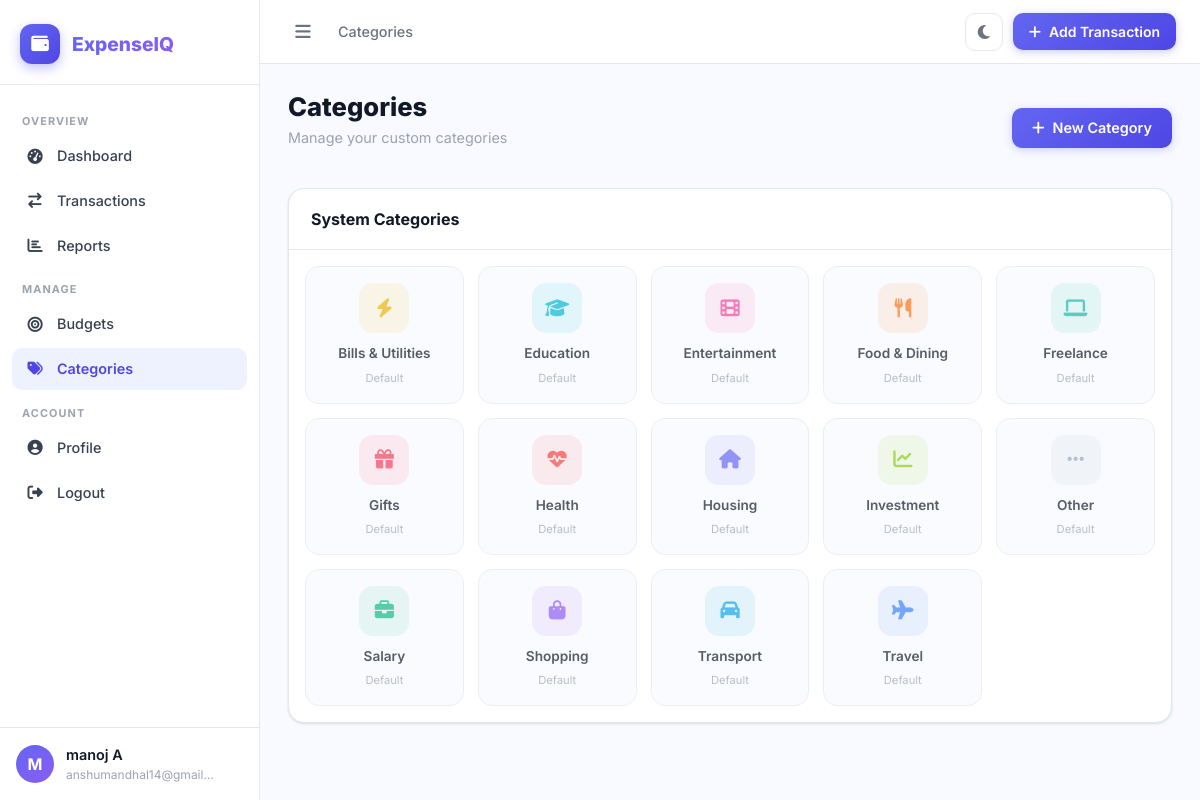
Page /expenses/categories/ (signed in) on the committed database.
### expenses/models.py (models this page shows, shortened)
class Category(models.Model):
    ICON_CHOICES = [
        ("fa-utensils", "Food & Dining"),
        ("fa-plane", "Travel"),
        ("fa-bolt", "Bills & Utilities"),
        ("fa-shopping-bag", "Shopping"),
        ("fa-heartbeat", "Health"),
        ("fa-graduation-cap", "Education"),
        ("fa-film", "Entertainment"),
        ("fa-car", "Transport"),
        ("fa-home", "Housing"),
        ("fa-briefcase", "Salary"),
        ("fa-laptop", "Freelance"),
        ("fa-gift", "Gifts"),
        ("fa-chart-line", "Investment"),
        ("fa-ellipsis-h", "Other"),
    ]
    COLOR_CHOICES = [
        ("#6366f1", "Indigo"),
        ("#f59e0b", "Amber"),
        ("#10b981", "Emerald"),
        ("#ef4444", "Red"),
        ("#3b82f6", "Blue"),
        ("#8b5cf6", "Purple"),
        ("#14b8a6", "Teal"),
        ("#f97316", "Orange"),
        ("#84cc16", "Lime"),
        ("#06b6d4", "Cyan"),
    ]
    user = models.ForeignKey(
        User, on_delete=models.CASCADE, null=True, blank=True, help_text="Null means system-wide default category"
    )
    name = models.CharField(max_length=100)
    icon = models.CharField(max_length=50, default="fa-ellipsis-h")
    color = models.CharField(max_length=20, default="#6366f1")
    class Meta:
        verbose_name_plural = "categories"
        ordering = ["name"]

### expenses/views.py (the view)
# urls.py: path("categories/", views.category_list, name="category_list"),
@login_required
def category_list(request):
    user_cats = Category.objects.filter(user=request.user)
    system_cats = Category.objects.filter(user=None)
    return render(
        request,
        "expenses/category_list.html",
        {
            "user_cats": user_cats,
            "system_cats": system_cats,
        },
    )

### templates/expenses/category_list.html (shortened to what this page needs)
{% extends 'base.html' %}
{% block breadcrumb %}Categories{% endblock %}
{% block content %}
<div class="page-header d-flex align-items-center justify-content-between flex-wrap gap-3">
    <div>
        <h1 class="page-title">Categories</h1>
        <p class="page-subtitle">Manage your custom categories</p>
    </div>
    <a href="{% url 'category_add' %}" class="btn-primary-action"><i class="fa-solid fa-plus me-2"></i>New Category</a>
</div>
<div class="content-card">
    <div class="section-header">
        <div class="section-title">System Categories</div>
    </div>
    <div class="categories-grid p-3">
        {% for cat in system_cats %}
        <div class="cat-card cat-card-system">
            <div class="cat-icon" style="background:{{ cat.color }}22; color:{{ cat.color }}">
                <i class="fa-solid {{ cat.icon }}"></i>
            </div>
            <div class="cat-name">{{ cat.name }}</div>
            <div class="cat-badge">Default</div>
        </div>
        {% endfor %}
    </div>
</div>
{% endblock %}

### templates/base.html (shortened to what this page needs)
{% load static %}
<!DOCTYPE html>
<html lang="en" data-theme="light">
<head>
  <link href="https://cdn.jsdelivr.net/npm/bootstrap@5.3.3/dist/css/bootstrap.min.css" rel="stylesheet" />
  <link rel="stylesheet" href="https://cdnjs.cloudflare.com/ajax/libs/font-awesome/6.5.0/css/all.min.css" />
  <link rel="stylesheet" href="{% static 'css/style.css' %}" />
</head>
<body>
  {% if user.is_authenticated %}
  <div class="sidebar" id="sidebar">
    <div class="sidebar-brand">
      <div class="brand-icon"><i class="fa-solid fa-wallet"></i></div>
      <span class="brand-name">ExpenseIQ</span>
    </div>
    <nav class="sidebar-nav">
      <div class="nav-section-label">OVERVIEW</div>
      <a href="{% url 'dashboard' %}"
        class="nav-item {% if request.resolver_match.url_name == 'dashboard' %}active{% endif %}">
        <i class="fa-solid fa-gauge-high"></i>
        <span>Dashboard</span>
      </a>
      <a href="{% url 'transaction_list' %}"
        class="nav-item {% if 'transaction' in request.resolver_match.url_name %}active{% endif %}">
        <i class="fa-solid fa-arrow-right-arrow-left"></i>
        <span>Transactions</span>
      </a>
      <a href="{% url 'reports' %}"
        class="nav-item {% if request.resolver_match.url_name == 'reports' %}active{% endif %}">
        <i class="fa-solid fa-chart-bar"></i>
        <span>Reports</span>
      </a>
      <div class="nav-section-label">MANAGE</div>
      <a href="{% url 'budget_list' %}"
        class="nav-item {% if 'budget' in request.resolver_match.url_name %}active{% endif %}">
        <i class="fa-solid fa-bullseye"></i>
        <span>Budgets</span>
      </a>
      <a href="{% url 'category_list' %}"
        class="nav-item {% if 'category' in request.resolver_match.url_name %}active{% endif %}">
        <i class="fa-solid fa-tags"></i>
        <span>Categories</span>
      </a>
      <div class="nav-section-label">ACCOUNT</div>
      <a href="{% url 'profile' %}"
        class="nav-item {% if request.resolver_match.url_name == 'profile' %}active{% endif %}">
        <i class="fa-solid fa-user-circle"></i>
        <span>Profile</span>
      </a>
      <form method="post" action="{% url 'logout' %}" style="margin:0">
        <button type="submit" class="nav-item nav-item-btn w-100">
          <i class="fa-solid fa-right-from-bracket"></i>
          <span>Logout</span>
        </button>
      </form>
    </nav>
    <div class="sidebar-footer">
      <div class="user-avatar">{{ user.first_name|first|upper|default:user.username|first|upper }}</div>
      <div class="user-info">
        <div class="user-name">{{ user.get_full_name|default:user.username }}</div>
        <div class="user-email">{{ user.email }}</div>
      </div>
    </div>
  </div>
  <div class="main-wrapper" id="mainWrapper">
    <header class="topbar">
      <div class="topbar-left">
        <button class="sidebar-toggle" onclick="toggleSidebar()" aria-label="Toggle sidebar">
          <i class="fa-solid fa-bars"></i>
        </button>
        <div class="topbar-breadcrumb">{% block breadcrumb %}Dashboard{% endblock %}</div>
      </div>
      <div class="topbar-right">
        <button class="theme-toggle" id="themeToggle" onclick="toggleTheme()" title="Toggle dark/light mode">
          <i class="fa-solid fa-moon" id="themeIcon"></i>
        </button>
        <div class="dropdown">
          <button class="btn-quick-add dropdown-toggle" data-bs-toggle="dropdown">
            <i class="fa-solid fa-plus"></i>
            <span class="d-none d-md-inline">Add Transaction</span>
          </button>
        </div>
      </div>
    </header>
    <main class="page-content">
      {% else %}
      <div class="auth-wrapper">
        {% endif %}
        {% block content %}{% endblock %}
        {% if user.is_authenticated %}
    </main>
  </div>
  {% else %}
  </div>
  {% endif %}
</body>
</html>

### rows in the picture
Category: name "Bills & Utilities"
Category: name "Education"
Category: name "Entertainment"
Category: name "Food & Dining"
Category: name "Freelance"
Category: name "Gifts"
Category: name "Health"
Category: name "Housing"
Category: name "Investment"
Category: name "Other"
Category: name "Salary"
Category: name "Shopping"
Category: name "Transport"
Category: name "Travel"

### other values in the picture
{{ user.first_name|first|upper|default:user.username|first|upper }} "M"
{{ user.get_full_name|default:user.username }} "manoj A"
{{ user.email }} "anshumandhal14@gmail…"
